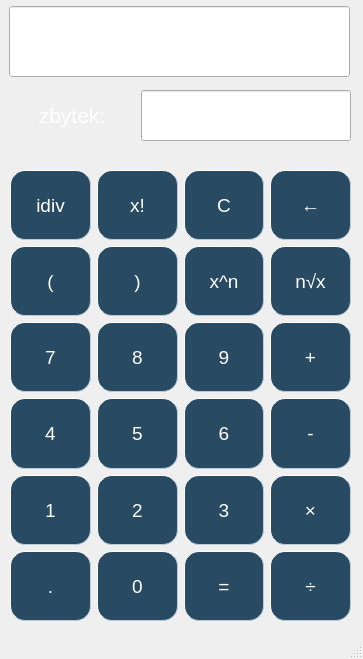
<?xml version="1.0" encoding="UTF-8"?>
<ui version="4.0">
 <class>MainWindow</class>
 <widget class="QMainWindow" name="MainWindow">
  <property name="geometry">
   <rect>
    <x>0</x>
    <y>0</y>
    <width>363</width>
    <height>659</height>
   </rect>
  </property>
  <property name="windowTitle">
   <string>Kalkulačka</string>
  </property>
  <widget class="QWidget" name="centralwidget">
   <widget class="QWidget" name="gridLayoutWidget">
    <property name="geometry">
     <rect>
      <x>10</x>
      <y>170</y>
      <width>341</width>
      <height>451</height>
     </rect>
    </property>
    <layout class="QGridLayout" name="gridLayout">
     <item row="4" column="3">
      <widget class="QPushButton" name="Mul">
       <property name="sizePolicy">
        <sizepolicy hsizetype="Preferred" vsizetype="Preferred">
         <horstretch>0</horstretch>
         <verstretch>0</verstretch>
        </sizepolicy>
       </property>
       <property name="font">
        <font>
         <pointsize>14</pointsize>
        </font>
       </property>
       <property name="styleSheet">
        <string notr="true">QPushButton {
	background-color: #284b63;
	padding: 10px;
	color: white;
	border-style: outset;
    border-width: 1px;
    border-radius: 15px;
    border-color: #b8cbd8;
}

QPushButton:pressed {
	background-color: #b8cbd8;
	border: 1px	solid #b8cbd9;
	padding: 5px;
}</string>
       </property>
       <property name="text">
        <string>×</string>
       </property>
      </widget>
     </item>
     <item row="3" column="3">
      <widget class="QPushButton" name="Minus">
       <property name="sizePolicy">
        <sizepolicy hsizetype="Preferred" vsizetype="Preferred">
         <horstretch>0</horstretch>
         <verstretch>0</verstretch>
        </sizepolicy>
       </property>
       <property name="font">
        <font>
         <pointsize>14</pointsize>
        </font>
       </property>
       <property name="styleSheet">
        <string notr="true">QPushButton {
	background-color: #284b63;
	padding: 10px;
	color: white;
	border-style: outset;
    border-width: 1px;
    border-radius: 15px;
    border-color: #b8cbd8;
}

QPushButton:pressed {
	background-color: #b8cbd8;
	border: 1px	solid #b8cbd9;
	padding: 5px;
}</string>
       </property>
       <property name="text">
        <string>-</string>
       </property>
      </widget>
     </item>
     <item row="4" column="2">
      <widget class="QPushButton" name="Number3">
       <property name="sizePolicy">
        <sizepolicy hsizetype="Preferred" vsizetype="Preferred">
         <horstretch>0</horstretch>
         <verstretch>0</verstretch>
        </sizepolicy>
       </property>
       <property name="font">
        <font>
         <pointsize>14</pointsize>
        </font>
       </property>
       <property name="styleSheet">
        <string notr="true">QPushButton {
	background-color: #284b63;
	padding: 10px;
	color: white;
	border-style: outset;
    border-width: 1px;
    border-radius: 15px;
    border-color: #b8cbd8;
}

QPushButton:pressed {
	background-color: #b8cbd8;
	border: 1px	solid #b8cbd9;
	padding: 5px;
}</string>
       </property>
       <property name="text">
        <string>3</string>
       </property>
      </widget>
     </item>
     <item row="3" column="0">
      <widget class="QPushButton" name="Number4">
       <property name="sizePolicy">
        <sizepolicy hsizetype="Preferred" vsizetype="Preferred">
         <horstretch>0</horstretch>
         <verstretch>0</verstretch>
        </sizepolicy>
       </property>
       <property name="font">
        <font>
         <pointsize>14</pointsize>
        </font>
       </property>
       <property name="styleSheet">
        <string notr="true">QPushButton {
	background-color: #284b63;
	padding: 10px;
	color: white;
	border-style: outset;
    border-width: 1px;
    border-radius: 15px;
    border-color: #b8cbd8;
}

QPushButton:pressed {
	background-color: #b8cbd8;
	border: 1px	solid #b8cbd9;
	padding: 5px;
}</string>
       </property>
       <property name="text">
        <string>4</string>
       </property>
      </widget>
     </item>
     <item row="1" column="2">
      <widget class="QPushButton" name="Power">
       <property name="sizePolicy">
        <sizepolicy hsizetype="Preferred" vsizetype="Preferred">
         <horstretch>0</horstretch>
         <verstretch>0</verstretch>
        </sizepolicy>
       </property>
       <property name="font">
        <font>
         <pointsize>14</pointsize>
        </font>
       </property>
       <property name="styleSheet">
        <string notr="true">QPushButton {
	background-color: #284b63;
	padding: 10px;
	color: white;
	border-style: outset;
    border-width: 1px;
    border-radius: 15px;
    border-color: #b8cbd8;
}

QPushButton:pressed {
	background-color: #b8cbd8;
	border: 1px	solid #b8cbd9;
	padding: 5px;
}</string>
       </property>
       <property name="text">
        <string>x^n</string>
       </property>
      </widget>
     </item>
     <item row="4" column="0">
      <widget class="QPushButton" name="Number1">
       <property name="sizePolicy">
        <sizepolicy hsizetype="Preferred" vsizetype="Preferred">
         <horstretch>0</horstretch>
         <verstretch>0</verstretch>
        </sizepolicy>
       </property>
       <property name="font">
        <font>
         <pointsize>14</pointsize>
        </font>
       </property>
       <property name="styleSheet">
        <string notr="true">QPushButton {
	background-color: #284b63;
	padding: 10px;
	color: white;
	border-style: outset;
    border-width: 1px;
    border-radius: 15px;
    border-color: #b8cbd8;
}

QPushButton:pressed {
	background-color: #b8cbd8;
	border: 1px	solid #b8cbd9;
	padding: 5px;
}</string>
       </property>
       <property name="text">
        <string>1</string>
       </property>
      </widget>
     </item>
     <item row="2" column="0">
      <widget class="QPushButton" name="Number7">
       <property name="sizePolicy">
        <sizepolicy hsizetype="Preferred" vsizetype="Preferred">
         <horstretch>0</horstretch>
         <verstretch>0</verstretch>
        </sizepolicy>
       </property>
       <property name="font">
        <font>
         <pointsize>14</pointsize>
        </font>
       </property>
       <property name="styleSheet">
        <string notr="true">QPushButton {
	background-color: #284b63;
	padding: 10px;
	color: white;
	border-style: outset;
    border-width: 1px;
    border-radius: 15px;
    border-color: #b8cbd8;
}

QPushButton:pressed {
	background-color: #b8cbd8;
	border: 1px	solid #b8cbd9;
	padding: 5px;
}</string>
       </property>
       <property name="text">
        <string>7</string>
       </property>
      </widget>
     </item>
     <item row="1" column="3">
      <widget class="QPushButton" name="Root">
       <property name="sizePolicy">
        <sizepolicy hsizetype="Preferred" vsizetype="Preferred">
         <horstretch>0</horstretch>
         <verstretch>0</verstretch>
        </sizepolicy>
       </property>
       <property name="font">
        <font>
         <pointsize>14</pointsize>
        </font>
       </property>
       <property name="mouseTracking">
        <bool>false</bool>
       </property>
       <property name="styleSheet">
        <string notr="true">QPushButton {
	background-color: #284b63;
	padding: 10px;
	color: white;
	border-style: outset;
    border-width: 1px;
    border-radius: 15px;
    border-color: #b8cbd8;
}

QPushButton:pressed {
	background-color: #b8cbd8;
	border: 1px	solid #b8cbd9;
	padding: 5px;
}</string>
       </property>
       <property name="text">
        <string>n√x</string>
       </property>
      </widget>
     </item>
     <item row="0" column="0">
      <widget class="QPushButton" name="Idiv">
       <property name="sizePolicy">
        <sizepolicy hsizetype="Preferred" vsizetype="Preferred">
         <horstretch>0</horstretch>
         <verstretch>0</verstretch>
        </sizepolicy>
       </property>
       <property name="font">
        <font>
         <pointsize>14</pointsize>
        </font>
       </property>
       <property name="styleSheet">
        <string notr="true">QPushButton {
	background-color: #284b63;
	padding: 10px;
	color: white;
	border-style: outset;
    border-width: 1px;
    border-radius: 15px;
    border-color: #b8cbd8;
}

QPushButton:pressed {
	background-color: #b8cbd8;
	border: 1px	solid #b8cbd9;
	padding: 5px;
}</string>
       </property>
       <property name="text">
        <string>idiv</string>
       </property>
      </widget>
     </item>
     <item row="1" column="0">
      <widget class="QPushButton" name="Left_bracket">
       <property name="sizePolicy">
        <sizepolicy hsizetype="Preferred" vsizetype="Preferred">
         <horstretch>0</horstretch>
         <verstretch>0</verstretch>
        </sizepolicy>
       </property>
       <property name="font">
        <font>
         <pointsize>14</pointsize>
        </font>
       </property>
       <property name="styleSheet">
        <string notr="true">QPushButton {
	background-color: #284b63;
	padding: 10px;
	color: white;
	border-style: outset;
    border-width: 1px;
    border-radius: 15px;
    border-color: #b8cbd8;
}

QPushButton:pressed {
	background-color: #b8cbd8;
	border: 1px	solid #b8cbd9;
	padding: 5px;
}</string>
       </property>
       <property name="text">
        <string>(</string>
       </property>
      </widget>
     </item>
     <item row="3" column="1">
      <widget class="QPushButton" name="Number5">
       <property name="sizePolicy">
        <sizepolicy hsizetype="Preferred" vsizetype="Preferred">
         <horstretch>0</horstretch>
         <verstretch>0</verstretch>
        </sizepolicy>
       </property>
       <property name="font">
        <font>
         <pointsize>14</pointsize>
        </font>
       </property>
       <property name="styleSheet">
        <string notr="true">QPushButton {
	background-color: #284b63;
	padding: 10px;
	color: white;
	border-style: outset;
    border-width: 1px;
    border-radius: 15px;
    border-color: #b8cbd8;
}

QPushButton:pressed {
	background-color: #b8cbd8;
	border: 1px	solid #b8cbd9;
	padding: 5px;
}</string>
       </property>
       <property name="text">
        <string>5</string>
       </property>
      </widget>
     </item>
     <item row="2" column="1">
      <widget class="QPushButton" name="Number8">
       <property name="sizePolicy">
        <sizepolicy hsizetype="Preferred" vsizetype="Preferred">
         <horstretch>0</horstretch>
         <verstretch>0</verstretch>
        </sizepolicy>
       </property>
       <property name="font">
        <font>
         <pointsize>14</pointsize>
        </font>
       </property>
       <property name="styleSheet">
        <string notr="true">QPushButton {
	background-color: #284b63;
	padding: 10px;
	color: white;
	border-style: outset;
    border-width: 1px;
    border-radius: 15px;
    border-color: #b8cbd8;
}

QPushButton:pressed {
	background-color: #b8cbd8;
	border: 1px	solid #b8cbd9;
	padding: 5px;
}</string>
       </property>
       <property name="text">
        <string>8</string>
       </property>
      </widget>
     </item>
     <item row="5" column="2">
      <widget class="QPushButton" name="Equals">
       <property name="sizePolicy">
        <sizepolicy hsizetype="Preferred" vsizetype="Preferred">
         <horstretch>0</horstretch>
         <verstretch>0</verstretch>
        </sizepolicy>
       </property>
       <property name="font">
        <font>
         <pointsize>14</pointsize>
        </font>
       </property>
       <property name="styleSheet">
        <string notr="true">QPushButton {
	background-color: #284b63;
	padding: 10px;
	color: white;
	border-style: outset;
    border-width: 1px;
    border-radius: 15px;
    border-color: #b8cbd8;
}

QPushButton:pressed {
	background-color: #b8cbd8;
	border: 1px	solid #b8cbd9;
	padding: 5px;
}</string>
       </property>
       <property name="text">
        <string>=</string>
       </property>
      </widget>
     </item>
     <item row="0" column="3">
      <widget class="QPushButton" name="Backspace">
       <property name="sizePolicy">
        <sizepolicy hsizetype="Preferred" vsizetype="Preferred">
         <horstretch>0</horstretch>
         <verstretch>0</verstretch>
        </sizepolicy>
       </property>
       <property name="font">
        <font>
         <pointsize>14</pointsize>
        </font>
       </property>
       <property name="styleSheet">
        <string notr="true">QPushButton {
	background-color: #284b63;
	padding: 10px;
	color: white;
	border-style: outset;
    border-width: 1px;
    border-radius: 15px;
    border-color: #b8cbd8;
}

QPushButton:pressed {
	background-color: #b8cbd8;
	border: 1px	solid #b8cbd9;
	padding: 5px;
}</string>
       </property>
       <property name="text">
        <string>←</string>
       </property>
      </widget>
     </item>
     <item row="5" column="3">
      <widget class="QPushButton" name="Div">
       <property name="sizePolicy">
        <sizepolicy hsizetype="Preferred" vsizetype="Preferred">
         <horstretch>0</horstretch>
         <verstretch>0</verstretch>
        </sizepolicy>
       </property>
       <property name="font">
        <font>
         <pointsize>14</pointsize>
        </font>
       </property>
       <property name="styleSheet">
        <string notr="true">QPushButton {
	background-color: #284b63;
	padding: 10px;
	color: white;
	border-style: outset;
    border-width: 1px;
    border-radius: 15px;
    border-color: #b8cbd8;
}

QPushButton:pressed {
	background-color: #b8cbd8;
	border: 1px	solid #b8cbd9;
	padding: 5px;
}</string>
       </property>
       <property name="text">
        <string>÷</string>
       </property>
      </widget>
     </item>
     <item row="3" column="2">
      <widget class="QPushButton" name="Number6">
       <property name="sizePolicy">
        <sizepolicy hsizetype="Preferred" vsizetype="Preferred">
         <horstretch>0</horstretch>
         <verstretch>0</verstretch>
        </sizepolicy>
       </property>
       <property name="font">
        <font>
         <pointsize>14</pointsize>
        </font>
       </property>
       <property name="styleSheet">
        <string notr="true">QPushButton {
	background-color: #284b63;
	padding: 10px;
	color: white;
	border-style: outset;
    border-width: 1px;
    border-radius: 15px;
    border-color: #b8cbd8;
}

QPushButton:pressed {
	background-color: #b8cbd8;
	border: 1px	solid #b8cbd9;
	padding: 5px;
}</string>
       </property>
       <property name="text">
        <string>6</string>
       </property>
      </widget>
     </item>
     <item row="2" column="3">
      <widget class="QPushButton" name="Plus">
       <property name="sizePolicy">
        <sizepolicy hsizetype="Preferred" vsizetype="Preferred">
         <horstretch>0</horstretch>
         <verstretch>0</verstretch>
        </sizepolicy>
       </property>
       <property name="font">
        <font>
         <pointsize>14</pointsize>
        </font>
       </property>
       <property name="styleSheet">
        <string notr="true">QPushButton {
	background-color: #284b63;
	padding: 10px;
	color: white;
	border-style: outset;
    border-width: 1px;
    border-radius: 15px;
    border-color: #b8cbd8;
}

QPushButton:pressed {
	background-color: #b8cbd8;
	border: 1px	solid #b8cbd9;
	padding: 5px;
}</string>
       </property>
       <property name="text">
        <string>+</string>
       </property>
      </widget>
     </item>
     <item row="0" column="1">
      <widget class="QPushButton" name="Fact">
       <property name="sizePolicy">
        <sizepolicy hsizetype="Preferred" vsizetype="Preferred">
         <horstretch>0</horstretch>
         <verstretch>0</verstretch>
        </sizepolicy>
       </property>
       <property name="font">
        <font>
         <pointsize>14</pointsize>
        </font>
       </property>
       <property name="styleSheet">
        <string notr="true">QPushButton {
	background-color: #284b63;
	padding: 10px;
	color: white;
	border-style: outset;
    border-width: 1px;
    border-radius: 15px;
    border-color: #b8cbd8;
}

QPushButton:pressed {
	background-color: #b8cbd8;
	border: 1px	solid #b8cbd9;
	padding: 5px;
}</string>
       </property>
       <property name="text">
        <string>x!</string>
       </property>
      </widget>
     </item>
     <item row="5" column="1">
      <widget class="QPushButton" name="Number0">
       <property name="sizePolicy">
        <sizepolicy hsizetype="Preferred" vsizetype="Preferred">
         <horstretch>0</horstretch>
         <verstretch>0</verstretch>
        </sizepolicy>
       </property>
       <property name="font">
        <font>
         <pointsize>14</pointsize>
        </font>
       </property>
       <property name="styleSheet">
        <string notr="true">QPushButton {
	background-color: #284b63;
	padding: 10px;
	color: white;
	border-style: outset;
    border-width: 1px;
    border-radius: 15px;
    border-color: #b8cbd8;
}

QPushButton:pressed {
	background-color: #b8cbd8;
	border: 1px	solid #b8cbd9;
	padding: 5px;
}</string>
       </property>
       <property name="text">
        <string>0</string>
       </property>
      </widget>
     </item>
     <item row="2" column="2">
      <widget class="QPushButton" name="Number9">
       <property name="sizePolicy">
        <sizepolicy hsizetype="Preferred" vsizetype="Preferred">
         <horstretch>0</horstretch>
         <verstretch>0</verstretch>
        </sizepolicy>
       </property>
       <property name="font">
        <font>
         <pointsize>14</pointsize>
        </font>
       </property>
       <property name="styleSheet">
        <string notr="true">QPushButton {
	background-color: #284b63;
	padding: 10px;
	color: white;
	border-style: outset;
    border-width: 1px;
    border-radius: 15px;
    border-color: #b8cbd8;
}

QPushButton:pressed {
	background-color: #b8cbd8;
	border: 1px	solid #b8cbd9;
	padding: 5px;
}</string>
       </property>
       <property name="text">
        <string>9</string>
       </property>
      </widget>
     </item>
     <item row="5" column="0">
      <widget class="QPushButton" name="Dot">
       <property name="sizePolicy">
        <sizepolicy hsizetype="Preferred" vsizetype="Preferred">
         <horstretch>0</horstretch>
         <verstretch>0</verstretch>
        </sizepolicy>
       </property>
       <property name="font">
        <font>
         <pointsize>14</pointsize>
        </font>
       </property>
       <property name="styleSheet">
        <string notr="true">QPushButton {
	background-color: #284b63;
	padding: 10px;
	color: white;
	border-style: outset;
    border-width: 1px;
    border-radius: 15px;
    border-color: #b8cbd8;
}

QPushButton:pressed {
	background-color: #b8cbd8;
	border: 1px	solid #b8cbd9;
	padding: 5px;
}</string>
       </property>
       <property name="text">
        <string>.</string>
       </property>
      </widget>
     </item>
     <item row="4" column="1">
      <widget class="QPushButton" name="Number2">
       <property name="sizePolicy">
        <sizepolicy hsizetype="Preferred" vsizetype="Preferred">
         <horstretch>0</horstretch>
         <verstretch>0</verstretch>
        </sizepolicy>
       </property>
       <property name="font">
        <font>
         <pointsize>14</pointsize>
        </font>
       </property>
       <property name="styleSheet">
        <string notr="true">QPushButton {
	background-color: #284b63;
	padding: 10px;
	color: white;
	border-style: outset;
    border-width: 1px;
    border-radius: 15px;
    border-color: #b8cbd8;
}

QPushButton:pressed {
	background-color: #b8cbd8;
	border: 1px	solid #b8cbd9;
	padding: 5px;
}</string>
       </property>
       <property name="text">
        <string>2</string>
       </property>
      </widget>
     </item>
     <item row="1" column="1">
      <widget class="QPushButton" name="Right_bracket">
       <property name="sizePolicy">
        <sizepolicy hsizetype="Preferred" vsizetype="Preferred">
         <horstretch>0</horstretch>
         <verstretch>0</verstretch>
        </sizepolicy>
       </property>
       <property name="font">
        <font>
         <pointsize>14</pointsize>
        </font>
       </property>
       <property name="styleSheet">
        <string notr="true">QPushButton {
	background-color: #284b63;
	padding: 10px;
	color: white;
	border-style: outset;
    border-width: 1px;
    border-radius: 15px;
    border-color: #b8cbd8;
}

QPushButton:pressed {
	background-color: #b8cbd8;
	border: 1px	solid #b8cbd9;
	padding: 5px;
}</string>
       </property>
       <property name="text">
        <string>)</string>
       </property>
      </widget>
     </item>
     <item row="0" column="2">
      <widget class="QPushButton" name="Clear">
       <property name="sizePolicy">
        <sizepolicy hsizetype="Preferred" vsizetype="Preferred">
         <horstretch>0</horstretch>
         <verstretch>0</verstretch>
        </sizepolicy>
       </property>
       <property name="font">
        <font>
         <pointsize>14</pointsize>
        </font>
       </property>
       <property name="styleSheet">
        <string notr="true">QPushButton {
	background-color: #284b63;
	padding: 10px;
	color: white;
	border-style: outset;
    border-width: 1px;
    border-radius: 15px;
    border-color: #b8cbd8;
}

QPushButton:pressed {
	background-color: #b8cbd8;
	border: 1px	solid #b8cbd9;
	padding: 5px;
}</string>
       </property>
       <property name="text">
        <string>C</string>
       </property>
      </widget>
     </item>
    </layout>
   </widget>
   <widget class="QWidget" name="verticalLayoutWidget">
    <property name="geometry">
     <rect>
      <x>9</x>
      <y>6</y>
      <width>341</width>
      <height>71</height>
     </rect>
    </property>
    <layout class="QVBoxLayout" name="verticalLayout">
     <item>
      <widget class="QLineEdit" name="Display">
       <property name="sizePolicy">
        <sizepolicy hsizetype="Preferred" vsizetype="Expanding">
         <horstretch>0</horstretch>
         <verstretch>0</verstretch>
        </sizepolicy>
       </property>
       <property name="font">
        <font>
         <pointsize>24</pointsize>
        </font>
       </property>
       <property name="autoFillBackground">
        <bool>true</bool>
       </property>
       <property name="styleSheet">
        <string notr="true"/>
       </property>
       <property name="text">
        <string/>
       </property>
       <property name="alignment">
        <set>Qt::AlignRight|Qt::AlignTrailing|Qt::AlignVCenter</set>
       </property>
       <property name="readOnly">
        <bool>true</bool>
       </property>
      </widget>
     </item>
    </layout>
   </widget>
   <widget class="QWidget" name="horizontalLayoutWidget">
    <property name="geometry">
     <rect>
      <x>10</x>
      <y>90</y>
      <width>341</width>
      <height>51</height>
     </rect>
    </property>
    <layout class="QHBoxLayout" name="horizontalLayout">
     <property name="spacing">
      <number>7</number>
     </property>
     <property name="sizeConstraint">
      <enum>QLayout::SetNoConstraint</enum>
     </property>
     <item>
      <widget class="QLabel" name="Rest_label">
       <property name="font">
        <font>
         <pointsize>16</pointsize>
        </font>
       </property>
       <property name="styleSheet">
        <string notr="true">QLabel{
	color: white;
}</string>
       </property>
       <property name="text">
        <string>zbytek:</string>
       </property>
       <property name="alignment">
        <set>Qt::AlignCenter</set>
       </property>
      </widget>
     </item>
     <item>
      <widget class="QLineEdit" name="Rest_of_number">
       <property name="sizePolicy">
        <sizepolicy hsizetype="Preferred" vsizetype="Expanding">
         <horstretch>0</horstretch>
         <verstretch>0</verstretch>
        </sizepolicy>
       </property>
       <property name="font">
        <font>
         <pointsize>18</pointsize>
        </font>
       </property>
       <property name="styleSheet">
        <string notr="true"/>
       </property>
       <property name="text">
        <string/>
       </property>
       <property name="alignment">
        <set>Qt::AlignRight|Qt::AlignTrailing|Qt::AlignVCenter</set>
       </property>
       <property name="readOnly">
        <bool>true</bool>
       </property>
      </widget>
     </item>
    </layout>
   </widget>
  </widget>
  <widget class="QStatusBar" name="statusbar"/>
 </widget>
 <resources/>
 <connections/>
</ui>
